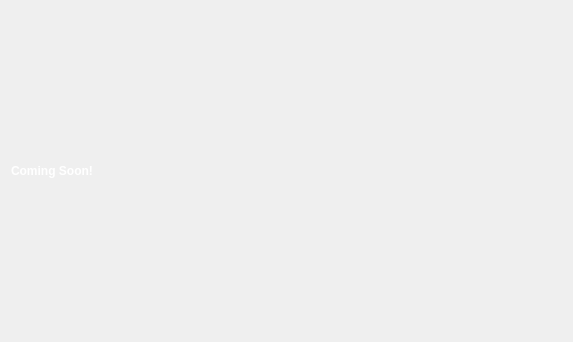
<?xml version="1.0" encoding="UTF-8"?>
<ui version="4.0">
 <class>ProfitExplorerPage</class>
 <widget class="QWidget" name="ProfitExplorerPage">
  <property name="geometry">
   <rect>
    <x>0</x>
    <y>0</y>
    <width>573</width>
    <height>342</height>
   </rect>
  </property>
  <property name="windowTitle">
   <string>Form</string>
  </property>
  <property name="styleSheet">
   <string notr="true">#OverviewPage { color: #ffffff; }</string>
  </property>
  <layout class="QHBoxLayout" name="horizontalLayout" stretch="1">
   <item>
    <layout class="QVBoxLayout" name="verticalLayout_3">
     <item>
      <widget class="QLabel" name="label">
       <property name="sizePolicy">
        <sizepolicy hsizetype="Expanding" vsizetype="MinimumExpanding">
         <horstretch>0</horstretch>
         <verstretch>0</verstretch>
        </sizepolicy>
       </property>
       <property name="styleSheet">
        <string notr="true">#label { color: #ffffff; font-weight: bold;}</string>
       </property>
       <property name="text">
        <string>&lt;html&gt;&lt;head/&gt;&lt;body&gt;&lt;p&gt;Coming Soon!&lt;/p&gt;&lt;/body&gt;&lt;/html&gt;</string>
       </property>
       <property name="wordWrap">
        <bool>true</bool>
       </property>
      </widget>
     </item>
    </layout>
   </item>
  </layout>
 </widget>
 <resources/>
 <connections/>
</ui>
